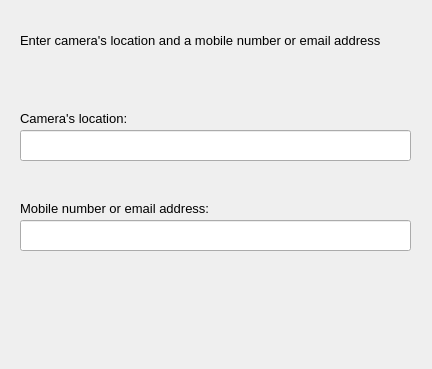
<?xml version="1.0" encoding="UTF-8"?>
<ui version="4.0">
 <class>Dialog</class>
 <widget class="QDialog" name="Dialog">
  <property name="geometry">
   <rect>
    <x>0</x>
    <y>0</y>
    <width>432</width>
    <height>369</height>
   </rect>
  </property>
  <property name="windowTitle">
   <string>Setting</string>
  </property>
  <widget class="QLabel" name="usernameLabel_2">
   <property name="geometry">
    <rect>
     <x>20</x>
     <y>110</y>
     <width>131</width>
     <height>16</height>
    </rect>
   </property>
   <property name="font">
    <font>
     <pointsize>10</pointsize>
    </font>
   </property>
   <property name="text">
    <string>Camera's location:</string>
   </property>
  </widget>
  <widget class="QLineEdit" name="lineEdit_4">
   <property name="geometry">
    <rect>
     <x>20</x>
     <y>220</y>
     <width>391</width>
     <height>31</height>
    </rect>
   </property>
  </widget>
  <widget class="QLineEdit" name="lineEdit_3">
   <property name="geometry">
    <rect>
     <x>20</x>
     <y>130</y>
     <width>391</width>
     <height>31</height>
    </rect>
   </property>
  </widget>
  <widget class="QLabel" name="passwordLabel_2">
   <property name="geometry">
    <rect>
     <x>20</x>
     <y>200</y>
     <width>201</width>
     <height>16</height>
    </rect>
   </property>
   <property name="font">
    <font>
     <pointsize>10</pointsize>
    </font>
   </property>
   <property name="text">
    <string>Mobile number or email address:</string>
   </property>
  </widget>
  <widget class="QLabel" name="usernameLabel_3">
   <property name="geometry">
    <rect>
     <x>20</x>
     <y>20</y>
     <width>451</width>
     <height>41</height>
    </rect>
   </property>
   <property name="font">
    <font>
     <pointsize>10</pointsize>
    </font>
   </property>
   <property name="text">
    <string>Enter camera's location and a mobile number or email address</string>
   </property>
  </widget>
 </widget>
 <resources/>
 <connections/>
</ui>
